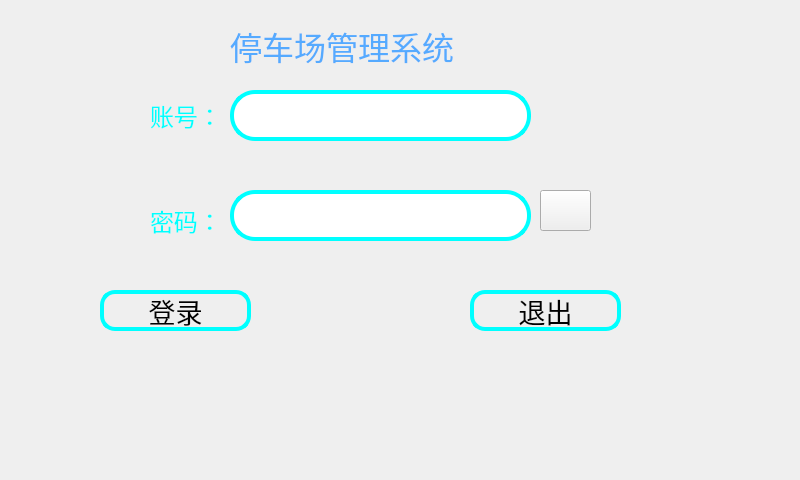
<?xml version="1.0" encoding="UTF-8"?>
<ui version="4.0">
 <class>AdminWin</class>
 <widget class="QMainWindow" name="AdminWin">
  <property name="geometry">
   <rect>
    <x>0</x>
    <y>0</y>
    <width>800</width>
    <height>480</height>
   </rect>
  </property>
  <property name="minimumSize">
   <size>
    <width>800</width>
    <height>480</height>
   </size>
  </property>
  <property name="maximumSize">
   <size>
    <width>800</width>
    <height>480</height>
   </size>
  </property>
  <property name="windowTitle">
   <string>MainWindow</string>
  </property>
  <widget class="QWidget" name="centralwidget">
   <widget class="QLineEdit" name="nameEd">
    <property name="geometry">
     <rect>
      <x>230</x>
      <y>90</y>
      <width>301</width>
      <height>51</height>
     </rect>
    </property>
    <property name="font">
     <font>
      <family>楷体</family>
      <pointsize>18</pointsize>
     </font>
    </property>
    <property name="styleSheet">
     <string notr="true">border-radius:25px;
border:4px solid#00ffff;</string>
    </property>
   </widget>
   <widget class="QLabel" name="label">
    <property name="geometry">
     <rect>
      <x>230</x>
      <y>10</y>
      <width>301</width>
      <height>71</height>
     </rect>
    </property>
    <property name="font">
     <font>
      <family>楷体</family>
      <pointsize>24</pointsize>
     </font>
    </property>
    <property name="styleSheet">
     <string notr="true">color: rgb(85, 170, 255);</string>
    </property>
    <property name="text">
     <string>停车场管理系统</string>
    </property>
   </widget>
   <widget class="QLineEdit" name="passEd">
    <property name="geometry">
     <rect>
      <x>230</x>
      <y>190</y>
      <width>301</width>
      <height>51</height>
     </rect>
    </property>
    <property name="font">
     <font>
      <family>楷体</family>
      <pointsize>18</pointsize>
     </font>
    </property>
    <property name="styleSheet">
     <string notr="true">border-radius:25px;
border:4px solid#00ffff;</string>
    </property>
    <property name="maxLength">
     <number>12</number>
    </property>
    <property name="echoMode">
     <enum>QLineEdit::Password</enum>
    </property>
   </widget>
   <widget class="QLabel" name="label_2">
    <property name="geometry">
     <rect>
      <x>150</x>
      <y>100</y>
      <width>72</width>
      <height>31</height>
     </rect>
    </property>
    <property name="font">
     <font>
      <family>楷体</family>
      <pointsize>18</pointsize>
     </font>
    </property>
    <property name="styleSheet">
     <string notr="true">color: rgb(0, 255, 255);</string>
    </property>
    <property name="text">
     <string>账号：</string>
    </property>
   </widget>
   <widget class="QLabel" name="label_3">
    <property name="geometry">
     <rect>
      <x>150</x>
      <y>200</y>
      <width>72</width>
      <height>41</height>
     </rect>
    </property>
    <property name="font">
     <font>
      <family>楷体</family>
      <pointsize>18</pointsize>
     </font>
    </property>
    <property name="styleSheet">
     <string notr="true">color: rgb(0, 255, 255);</string>
    </property>
    <property name="text">
     <string>密码：</string>
    </property>
   </widget>
   <widget class="QPushButton" name="logBt">
    <property name="geometry">
     <rect>
      <x>100</x>
      <y>290</y>
      <width>151</width>
      <height>41</height>
     </rect>
    </property>
    <property name="font">
     <font>
      <family>楷体</family>
      <pointsize>20</pointsize>
     </font>
    </property>
    <property name="styleSheet">
     <string notr="true">border-radius:15px;
border:4px solid#00ffff;</string>
    </property>
    <property name="text">
     <string>登录</string>
    </property>
   </widget>
   <widget class="QPushButton" name="quitBt">
    <property name="geometry">
     <rect>
      <x>470</x>
      <y>290</y>
      <width>151</width>
      <height>41</height>
     </rect>
    </property>
    <property name="font">
     <font>
      <family>楷体</family>
      <pointsize>20</pointsize>
     </font>
    </property>
    <property name="styleSheet">
     <string notr="true">border-radius:15px;
border:4px solid#00ffff;</string>
    </property>
    <property name="text">
     <string>退出</string>
    </property>
   </widget>
   <widget class="QPushButton" name="pushButton">
    <property name="geometry">
     <rect>
      <x>540</x>
      <y>190</y>
      <width>51</width>
      <height>41</height>
     </rect>
    </property>
    <property name="styleSheet">
     <string notr="true">border-image: url(:/image/eyeClose.png);
</string>
    </property>
    <property name="text">
     <string/>
    </property>
   </widget>
  </widget>
 </widget>
 <resources/>
 <connections/>
</ui>
